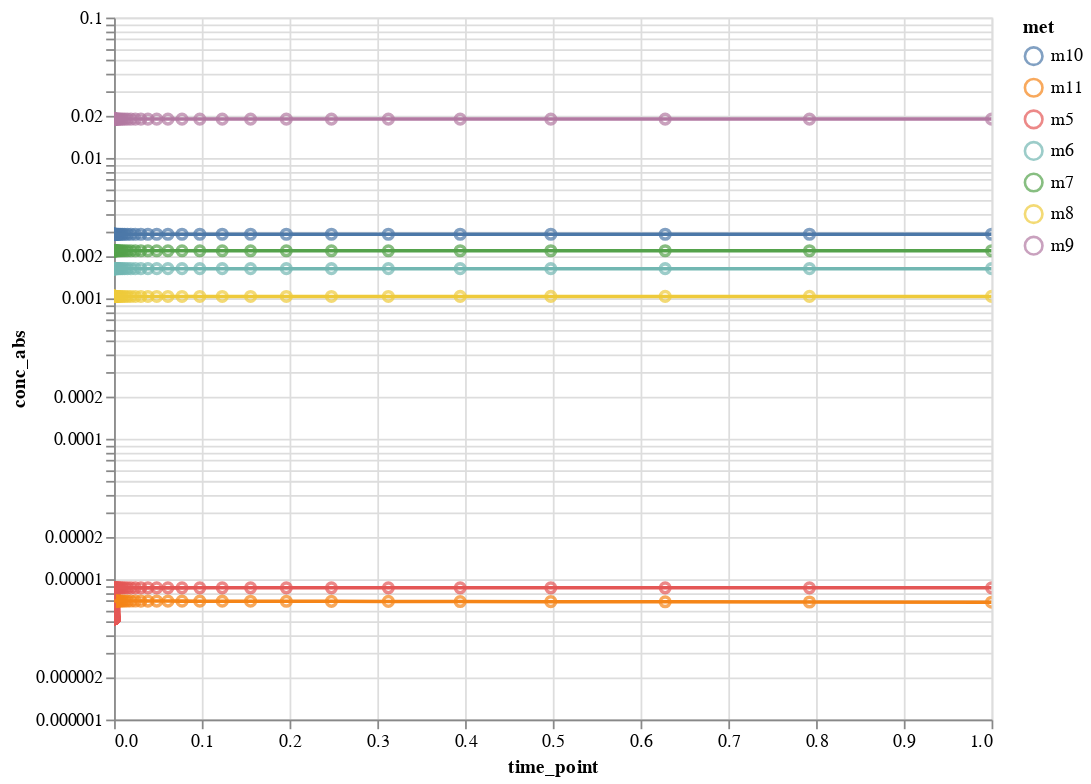

Notebook source saved alongside this figure:
### Markdown cell above
#### Plot results for a given model

### Code cell
plot_model_interactive(conc, model_i=2, quant_type=conc_type,
                       selected_data=met_names, x_scale='linear',
                       y_scale='log', x_lim=[0,1], y_lim=None)

### Figure 1 — Vega-Lite specification as saved in the notebook (floating-point values rounded to 4 significant figures; data arrays with more than 128 entries replaced by an {"elided": "..."} marker saying what was removed)
{"config": {"view": {"continuousWidth": 400, "continuousHeight": 300}}, "layer": [{"data": {"name": "data-6d61d6df742da9fc427e56e027cd86f5"}, "mark": "point", "encoding": {"color": {"field": "met", "type": "nominal"}, "tooltip": [{"field": "met", "type": "nominal"}, {"field": "conc_abs", "type": "quantitative"}], "x": {"field": "time_point", "scale": {"domain": [0, 1], "type": "linear"}, "type": "quantitative"}, "y": {"field": "conc_abs", "scale": {"type": "log"}, "type": "quantitative"}}, "height": 400, "selection": {"selector001": {"type": "interval", "bind": "scales", "encodings": ["x", "y"]}}, "width": 500}, {"data": {"name": "data-6d61d6df742da9fc427e56e027cd86f5"}, "mark": "line", "encoding": {"color": {"field": "met", "type": "nominal"}, "tooltip": [{"field": "met", "type": "nominal"}, {"field": "conc_abs", "type": "quantitative"}], "x": {"field": "time_point", "scale": {"domain": [0, 1], "type": "linear"}, "type": "quantitative"}, "y": {"field": "conc_abs", "scale": {"type": "log"}, "type": "quantitative"}}, "height": 400, "width": 500}], "$schema": "https://vega.github.io/schema/vega-lite/v4.17.0.json", "datasets": {"data-6d61d6df742da9fc427e56e027cd86f5": {"elided": "700 records"}}}
